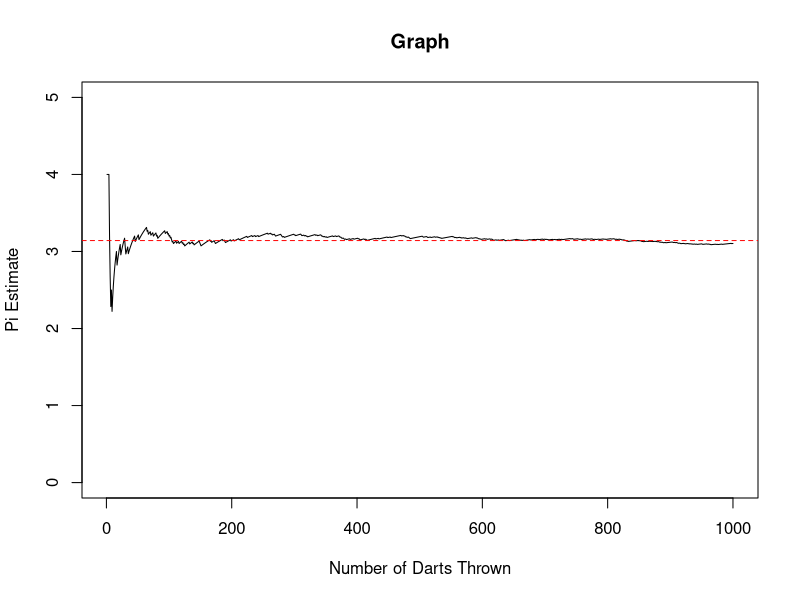

Write the R code that produced this figure.
num_darts <- 1000
num_in_circle <- 0

pi_est <- numeric(num_darts)

for (i in 1:num_darts) {
  x <- runif(n = 1, min = -1, max = 1)
  y <- runif(n = 1, min = -1, max = 1)

  if (x^2 + y^2 <= 1) {
    num_in_circle <- num_in_circle + 1
  }

  pi_est[i] <- 4 * num_in_circle / i
}

plot(
  x = 1:num_darts,
  y = pi_est,
  ylim = c(0, 5),
  type = "l",
  xlab = "Number of Darts Thrown",
  ylab = "Pi Estimate",
  main = "Graph"
)

abline(h = pi, col = "red", lty = 2)
